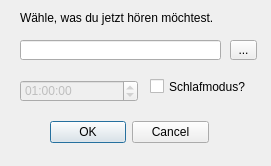
<?xml version="1.0" encoding="UTF-8"?>
<ui version="4.0">
 <class>playAudioDialog</class>
 <widget class="QDialog" name="playAudioDialog">
  <property name="geometry">
   <rect>
    <x>0</x>
    <y>0</y>
    <width>271</width>
    <height>166</height>
   </rect>
  </property>
  <property name="windowTitle">
   <string>Lied/ Album hören</string>
  </property>
  <widget class="QLabel" name="label">
   <property name="geometry">
    <rect>
     <x>20</x>
     <y>10</y>
     <width>231</width>
     <height>16</height>
    </rect>
   </property>
   <property name="text">
    <string>Wähle, was du jetzt hören möchtest.</string>
   </property>
  </widget>
  <widget class="QLineEdit" name="lineEdit">
   <property name="geometry">
    <rect>
     <x>20</x>
     <y>40</y>
     <width>201</width>
     <height>20</height>
    </rect>
   </property>
  </widget>
  <widget class="QToolButton" name="toolButton">
   <property name="geometry">
    <rect>
     <x>230</x>
     <y>40</y>
     <width>27</width>
     <height>20</height>
    </rect>
   </property>
   <property name="text">
    <string>...</string>
   </property>
  </widget>
  <widget class="QCheckBox" name="sleepModeCheckBox">
   <property name="geometry">
    <rect>
     <x>150</x>
     <y>77</y>
     <width>111</width>
     <height>19</height>
    </rect>
   </property>
   <property name="text">
    <string>Schlafmodus?</string>
   </property>
  </widget>
  <widget class="QTimeEdit" name="sleepTimeEdit">
   <property name="enabled">
    <bool>false</bool>
   </property>
   <property name="geometry">
    <rect>
     <x>20</x>
     <y>80</y>
     <width>118</width>
     <height>22</height>
    </rect>
   </property>
   <property name="time">
    <time>
     <hour>1</hour>
     <minute>0</minute>
     <second>0</second>
    </time>
   </property>
  </widget>
  <widget class="QDialogButtonBox" name="buttonBox">
   <property name="geometry">
    <rect>
     <x>50</x>
     <y>120</y>
     <width>159</width>
     <height>24</height>
    </rect>
   </property>
   <property name="standardButtons">
    <set>QDialogButtonBox::Cancel|QDialogButtonBox::Ok</set>
   </property>
  </widget>
 </widget>
 <resources/>
 <connections/>
</ui>
